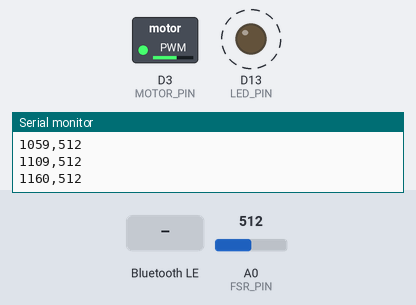
A sketch run on a simulated Arduino Nano 33 IoT. On the bench: switched loads named in the sketch (green lamp = pin HIGH), output pins drawn as LEDs (lit = HIGH), the last lines printed to the serial monitor. Dashed ring = blinking. The test bench sets the inputs (shaded band); at power-on: A0 (FSR_PIN) = 512. Nothing arrives over Bluetooth unless stated; a phone connects over Bluetooth LE 3 s after start.

Above: at 1.2 s.
1.3 s: Bluetooth LE write "SLEEP" received
At 4.0 s:
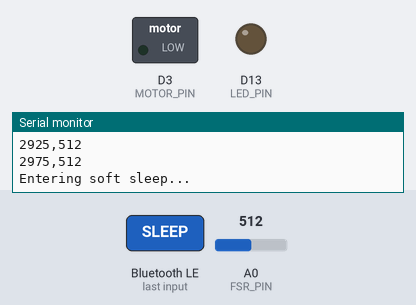
4.3 s: A0 (FSR_PIN) set to 890
5.8 s: A0 (FSR_PIN) set to 919
At 7.0 s:
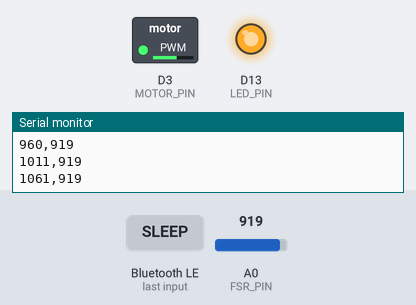
7.4 s: A0 (FSR_PIN) set to 518
8.9 s: A0 (FSR_PIN) set to 486
At 10.1 s:
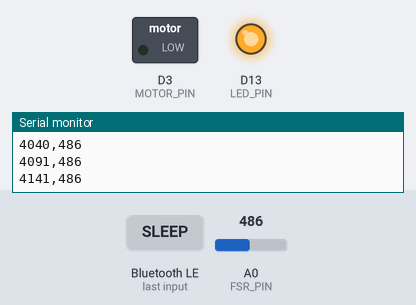
10.4 s: A0 (FSR_PIN) set to 510
At 11.4 s:
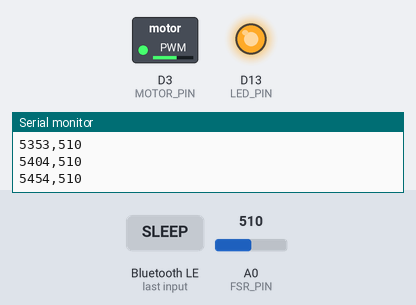
Timing chart, 0 to 12.9 s (numbered marks = the images above; inputs shaded):
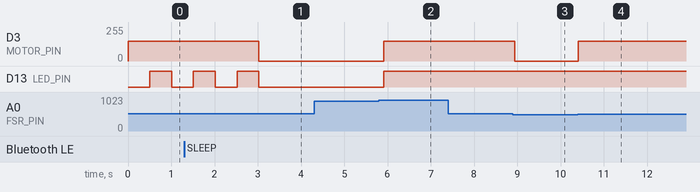

The sketch:

HapticBall.ino
```cpp
#include <ArduinoBLE.h>

#define FSR_PIN A0
#define MOTOR_PIN 3
#define LED_PIN LED_BUILTIN

BLEService fsrService("180C");
BLEStringCharacteristic fsrChar("2A56", BLENotify, 32);
BLEStringCharacteristic cmdChar("2A57", BLEWrite, 16);

int threshold = 500;
int wakeThreshold = 900;   // squeeze harder than this to wake
int motorIntensity = 150;
int sampleDelay = 50;

unsigned long timeOffset = 0;
bool sleeping = false;

void enterSoftSleep() {
  Serial.println("Entering soft sleep...");
  analogWrite(MOTOR_PIN, 0);
  digitalWrite(LED_PIN, LOW);
  BLE.stopAdvertise();
  BLE.disconnect();
  sleeping = true;
}

void wakeUp() {
  Serial.println("Waking up...");
  sleeping = false;
  timeOffset = millis();  // auto-sync time on wake too
  BLE.advertise();
  Serial.println("BLE advertising resumed.");
}

void sleepLoop() {
  // Minimal loop — just watch FSR, everything else is off
  while (sleeping) {
    int fsr = analogRead(FSR_PIN);
    if (fsr > wakeThreshold) {
      // Debounce — confirm it's a real squeeze not a spike
      delay(80);
      fsr = analogRead(FSR_PIN);
      if (fsr > wakeThreshold) {
        wakeUp();
        return;
      }
    }
    delay(100);  // poll at 10 Hz to save power while sleeping
  }
}

void setup() {
  pinMode(MOTOR_PIN, OUTPUT);
  pinMode(LED_PIN, OUTPUT);
  Serial.begin(115200);

  if (!BLE.begin()) {
    Serial.println("BLE failed!");
    while (1);
  }

  BLE.setLocalName("HapticBall");
  BLE.setAdvertisedService(fsrService);
  fsrService.addCharacteristic(fsrChar);
  fsrService.addCharacteristic(cmdChar);
  BLE.addService(fsrService);
  BLE.advertise();

  Serial.println("BLE ready...");
}

void loop() {
  if (sleeping) {
    sleepLoop();
    return;
  }

  BLE.poll();

  // ==== HANDLE COMMANDS ====
  if (cmdChar.written()) {
    String cmd = cmdChar.value();
    cmd.trim();

    if (cmd == "SYNC") {
      timeOffset = millis();
      Serial.println("Timestamp synced.");
    } else if (cmd == "SLEEP") {
      enterSoftSleep();
      return;
    }
  }

  int fsr = analogRead(FSR_PIN);
  unsigned long t = millis() - timeOffset;

  analogWrite(MOTOR_PIN, fsr > threshold ? motorIntensity : 0);

  if (BLE.connected()) {
    digitalWrite(LED_PIN, HIGH);
    fsrChar.writeValue(String(t) + "," + String(fsr));
  } else {
    digitalWrite(LED_PIN, (millis() / 500) % 2);
  }

  Serial.print(t);
  Serial.print(",");
  Serial.println(fsr);

  delay(sampleDelay);
}
```

Measured:
- the behaviour switches between 900 and 901 on A0 (FSR_PIN) (found by bisection; images 1 and 2)
- the behaviour switches between 501 and 500 on A0 (FSR_PIN) (found by bisection; images 2 and 3)
- after the input at 1.3 s, D3 (MOTOR_PIN): 150/255 → 0/255 after 1.7 s
- after the input at 4.3 s, every drawn part: stays the same
- after the input at 5.8 s, D3 (MOTOR_PIN): 0/255 → 150/255 after 0.11 s; D13 (LED_PIN): LOW → HIGH after 0.11 s
- after the input at 8.9 s, D3 (MOTOR_PIN): 150/255 → 0/255 at once
- after the input at 10.4 s, D3 (MOTOR_PIN): 0/255 → 150/255 at once
- by itself, D13 (LED_PIN): alternates HIGH for 0.50 s and LOW for 0.50 s, 4 changes in all, then stays LOW
